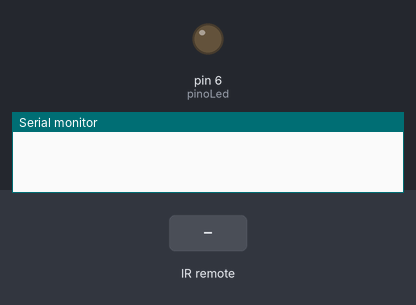
Recording of a sketch running on a simulated Arduino Uno, built with avr-gcc and run on an emulated ATmega328P. On the bench: output pins drawn as LEDs (lit = HIGH), the last lines printed to the serial monitor. Dashed ring = blinking. The inputs (shaded band) are chosen by the test bench.

Above: at 1.2 s.
1.3 s: infrared code 0xFF18E7 received
At 1.8 s:
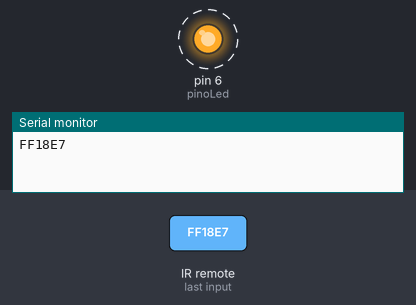
4.3 s: infrared code 0xFF16E9 received
At 5.4 s:
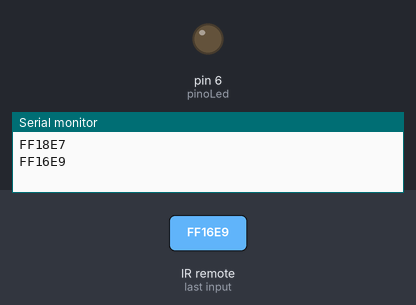
5.8 s: infrared code 0xFF0CF3 received
At 6.4 s:
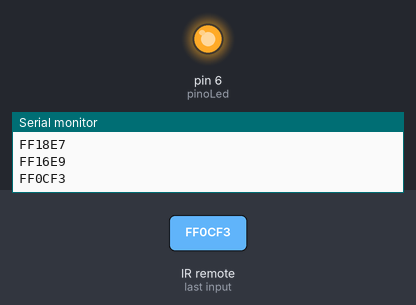
Timing chart, 0 to 8.8 s (numbered marks = the images above; inputs shaded):
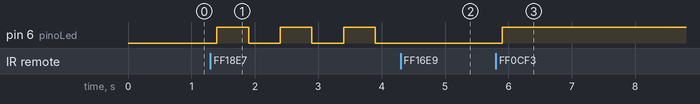

Measured:
- after the input at 1.3 s, pin 6 (pinoLed): alternates HIGH for 0.50 s and LOW for 0.50 s, starting after 0.10 s
- after the input at 4.3 s, pin 6 (pinoLed): stays LOW (without the input it goes to HIGH after 0.10 s)
- after the input at 5.8 s, pin 6 (pinoLed): LOW → HIGH after 0.10 s

The sketch:

Aula4-IRremote.ino
```cpp
/**
Curso de Arduino Intermediário disponibilizadas pela Equipe de robótica TERA
Simulação: https://wokwi.com/projects/349138115372253779
Venha nos conhecer no instagram: @roboticatera
**/
#include <IRremote.h>

const int pinoReceptor = 7;
decode_results resultados;
IRrecv irrecv(pinoReceptor);

const int pinoLed = 6;

void setup() {
  // put your setup code here, to run once:
  Serial.begin(9600);
  pinMode(pinoLed, OUTPUT);

  irrecv.enableIRIn();
}

void loop() {

  //Como encontror os valores hexadecimais de cada comando do controle
  if (irrecv.decode(&resultados)){
  Serial.println(resultados.value, HEX);
  delay(100);
  irrecv.resume();
  }
  // Apertando a tecla 1
  if (resultados.value == 0xFF0CF3){
    digitalWrite(pinoLed, HIGH);
  }
  // Apertando a tecla 2
  if (resultados.value == 0xFF18E7){
    digitalWrite(pinoLed, HIGH);
    delay(500);
    digitalWrite(pinoLed, LOW);
    delay(500);
  }
  // Apertando a tecla 3
  if (resultados.value == 0xFF5EA1){
    digitalWrite(pinoLed, HIGH);
    delay(100);
    digitalWrite(pinoLed, LOW);
    delay(100);
  }
  // Apertando 0
  if(resultados.value == 0xFF16E9){
    digitalWrite(pinoLed, LOW);
  }

}
/**
%%%%%%%%%%%%%%%%%%%%%%%%%%%%%%%%%%%%%%%%%%%%%%%%%%%%%%%%%%%%%%%%%%%%%%%%%%%%%%%%%%%%%%%%%%%%%%%%%%%%
%%%%%%%%%%%%%%%%%%%%%%%%%%%%%%%%%%%%%%%%%%%%%%%%%%%%%%%%%%%%%%%%%%%%%%%%%%%%%%%%%%%%%%%%%%%%%%%%%%%%
%%%%%%%%%%%%%%%%%%%%%%%%%%%%%%%%%%%%%%%%%%%%%%%%%%%%%%%%%%%%%%%%%%%%%%%%%%%%%%%%%%%%%%%%%%%%%%%%%%%%
%%$%M®®®®®®®®®®®®®®®®®®®®®®®®®®®®®®®®®®®®®®®®®®®®®®®®®®®®®®®®®®®®®®®®®®®®®®®®®®®®®®®®®®®®®®®®®®33J33
%%$%M®®®®®®®®®®®®®®®®®®®®®®®®®®®®®®®®®®®®®®®®®®®®®®®®®®®®®®®®®®®®®®®®®®®®®®®®®®®®®®®®®®®®®®®®®®3JJ33
%$$%M®®®®®®®®®®®®®®®®®®®®®®®®®®®®®®®®®®®®®®®®®®®®®®®®®®®®®®®®®®®®®®®®®®®®®®®®®®®®®®®®®®®®®®®®®®33J33
%%$$®®®®®®®®®®5==(==(((¦¦¦¦!*!!!!*!!!¦¦!¦¦¦(((®®®®®(¦((¦((¦¦¦!!*!***!¦!!¦¦¦¦¦(((===®®®®®®®®®®®®J3J33
%%$$M®®®®®®®®®®®@===(¦(¦¦¦!¦!!*!!!!!!¦¦¦¦¦¦((¦®®®®®(¦(((((¦¦¦!!!!****¦!¦¦¦¦((((((M®®®®®®®®®®®®®J3J33
%$$%M®®®®®®®®®®®®®®==¦(¦¦¦¦¦*!!!!*¦!!¦¦¦¦!¦(((®®®®®(¦((((((¦¦!!!!**!!¦!!¦¦¦(¦((®®®®®®®®®®®®®®®®J3J33
%%$%M®®®®®®®®®®®®®®®®J(¦¦¦¦!*!!!!*¦!!¦¦¦¦¦¦(((®®®®®(¦((¦(((¦¦!!!!!*!!!!!¦¦¦(%®®®®®®®®®®®®®®®®®®33J33
%%$$M®®®®®®®®®®®®®®®®®®®®®®®®®®®®®®®®®!¦¦¦¦(((®®®®®(((((¦((¦®®®®®®®®®®®®®®®®®®®®®®®®®®®®®®®®®®®33J33
%%$%M®®®®®®®®®®®®®®®®®®®®®®®®®®®®®®®®®!¦¦¦¦(((®®®®®((((((((¦®®®®®®®®®®®®®®®®®®®®®®®®®®®®®®®®®®®J3J3P
%%$%®®®®®®®®®®®®®®®®®®®®®®®®®®®®®®®®®®*¦¦¦¦(((®®®®®((((((((!®®®®®®®®®®®®®®®®®®®®®®®®®®®®®®®®®®®J3J3A
%$$%®®®®®®®®®®®®®®®®®®®®®®®®®®®®®®®®®®*¦¦¦¦(((®®®®®((¦=((((¦®®®®®®®®®®®®®®®®®®®®®®®®®®®®®®®®®®®JJJ3Ç
$%$%M®®®®®®®®®®®®®®®®®®®®®®®®®®®®®®®®®!¦¦¦¦(((®®®®®(((((((¦¦®®®®®®®®®®®®®®®®®®®®®®®®®®®®®®®®®®®J3J3O
%$$%M®®®®®®®®®®®®®®®®®®®®®®®®®®®®®®®®®*¦¦¦((((®®®®®(((=((((=®®®®®®®®®®®®®®®®®®®®®®®®®®®®®®®®®®®33J3C
%$$%M®®®®®®®®®®®®®®®®®®®®®®®®®®®®®®®®®*¦¦¦((((®®®®®((((((((=®®®®®®®®®®®®®®®®®®®®®®®®®®®®®®®®®®®33J3A
%$$$®®®®®®®®®®®®®®®®®®®®®®®®®®®®®®®®®®*¦¦¦((((®®®®®(((((¦((=®®®®®®®®®®®®®®®®®®®®®®®®®®®®®®®®®®®33J33
%%$%®®®®®®®®®®®®®®®®®®®®®®®®®®®®®®®®®®*¦¦¦((((®®®®®((((((((=®®®®®®®®®®®®®®®®®®®®®®®®®®®®®®®®®®®3333S
%$$%M®®®®®®®®®®®®®®®®®®®®®®®®®®®®®®®®®!¦¦¦¦(((®®®®®((((((((=®®®®®®®®®®®®®®®®®®®®®®®®®®®®®®®®®®®33J3U
%$$%M®®®®®®®®®®®®®®®®®®®®®®®®®®®®®®®®®*¦¦¦((((®®®®®((((((((=®®®®®®®®®®®®®®®®®®®®®®®®®®®®®®®®®®®3333P
%$$%M®®®®®®®®®®®®®®®®®®®®®®®®®®®®®®®®®!¦¦¦¦(((®®®®®((((((((=®®®®®®®®®®®®®®®®®®®®®®®®®®®®®®®®®®®33J3R
%$$%®®®®®®®®®®®®®®®®®®®®®®®®®®®®®®®®®®!¦¦¦((((®®®®®((((((((=®®®®®®®®®®®®®®®®®®®®®®®®®®®®®®®®®®®33J3E
%$$%M®®®®®®®®®®®®®®®®®®®®®®®®®®®®®®®®®!¦(¦((((®®®®®((((((((=®®®®®®®®®®®®®®®®®®®®®®®®®®®®®®®®®®®33J3M
%$3$®®®®®®®®®®®®®®®®®®®®®®®®®®®®®®®®®®!¦¦¦((((®®®®®(((=((((=®®®®®®®®®®®®®®®®®®®®®®®®®®®®®®®®®®®33J3A
%%3$®®®®®®®®®®®®®®®®®®®®®®®®®®®®®®®®®®!¦¦¦((==®®®®®(((=((((=®®®®®®®®®®®®®®®®®®®®®®®®®®®®®®®®®®®33J3C
$%$%®®®®®®®®®®®®®®®®®®®®®®®®®®®®®®®®®®¦¦¦¦¦(((®®®®®(((=((((=®®®®®®®®®®®®®®®®®®®®®®®®®®®®®®®®®®®33J3Y
%%$$®®®®®®®®®®®®®®®®®®®®®®®®®®®®®®®®®®!¦¦¦((((®®®®®((((((((=®®®®®®®®®®®®®®®®®®®®®®®®®®®®®®®®®®®33J3$
$$$%®®®®®®®®®®®®®®®®®®®®®®®®®®®®®®®®®®¦¦¦(((((®®®®®(((=((((=®®®®®®®®®®®®®®®®®®®®®®®®®®®®®®®®®®®33J3$
$$$$M®®®®®®®®®®®®®®®®®®®®®®®®®®®®®®®®®¦¦¦¦((=(®®®®®=((=((((=®®®®®®®®®®®®®®®®®®®®®®®®®®®®®®®®®®®33J33
%%3%®®®®®®®®®®®®®®®®®®®®®®®®®®®®®®®®®®MMMMMMMM®®®®®MMMMMMMMM®®®®®®®®®®®®®®®®®®®®®®®®®®®®®®®®®®®33J$$
$$$$M®®®®®®®®®®®®®®®®®®®®®®®®®®®®®®®®®®®®®®®®®®®®®®®®®®®®®®®®®®®®®®®®®®®®®®®®®®®®®®®®®®®®®®®®®®33J33
$%$$M®®®®®®®®®®®M===(===((=C®®®®A(¦¦¦¦¦¦¦¦A®®®®®®M***!**!!!¦®®®®®®®®®®®®M!(®®®®®®®®®®®®®®®®®®®®33J3$
%%$$M®®®®®®®®®®®®®®®®C=®®®®®®®®®A¦®®®®®®®®®®®®®®®M*®®®®®®®®(¦®®®®®®®®®®M¦(((®®®®®®®®®®®®®®®®®®®3333$
$%3$®®®®®®®®®®®®®®®®®C=®®®®®®®®®A¦®®®®®®®®®®®®®®®M*®®®®®®®®!!®®®®®®®®®®($®®¦C®®®®®®®®®®®®®®®®®®33J3$
%$$%M®®®®®®®®®®®®®®®®C=®®®®®®®®®A¦®®!¦¦((!M®®®®®®M*®®®®®!!¦@®®®®®®®®®®¦%®®®®¦C®®®®®®®®®®®®®®®®®33J33
$$3%®®®®®®®®®®®®®®®®®C=®®®®®®®®®5¦®®®®®®®®®®®®®®®M!®®®®®®¦!®®®®®®®®®®!C®®®®®®((®®®®®®®®®®®®®®®®33J33
%$3%M®®®®®®®®®®®®®®®®C=®®®®M((®®5¦JJJJJJJJ@®®!!@®M*®®®®®®®=¦®®$!¦®®5!C®®JJJJJJ(¦®®®®®®®®®®®®®®®33J3$
%%3$®®®®®®®®®®®®®®®®®®®®®®®®®®®®®®®®®®®®®®®®®®®®®®®®®®®®®®®®®®®®®®®®®®®®®®®®®®®®®®®®®®®®®®®®®®®33333
$%$$M®®®®®®®®®®®®®®®®®®®®®®®®®®®®®®®®®®®®®®®®®®®®®®®®®®®®®®®®®®®®®®®®®®®®®®®®®®®®®®®®®®®®®®®®®®33J3$
%$3$M®®®®®®®®®®®®®®®®®®®®®®®®®®®®®®®®®®®®®®®®®®®®®®®®®®®®®®®®®®®®®®®®®®®®®®®®®®®®®®®®®®®®®®®®®®33J33
$%$$M®®®®®®®®®®®®®®®®®®®®®®®®®®®®®®®®®®®®®®®®®®®®®®®®®®®®®®®®®®®®®®®®®®®®®®®®®®®®®®®®®®®®®®®®®®33J3$
%$3$M®®®®®®®®®®®®®®®®®®®®®®®®®®®®®®®®®®®®®®®®®®®®®®®®®®®®®®®®®®®®®®®®®®®®®®®®®®®®®®®®®®®®®®®®®®33J33
%%%%%%%%%%%%%%%%%%%%%%%%%%%%%%%%%%%%%%%%%%%%%%%%%%%%%%%%%%%%%%%%%%%%%%%%%%%%%%%%%%%%%%%%%%%%%%%%%%%%
%%%%%%%%%%%%%%%%%%%%%%%%%%%%%%%%%%%%%%%%%%%%%%%%%%%%%%%%%%%%%%%%%%%%%%%%%%%%%%%%%%%%%%%%%%%%%%%%%%%%
%%%%%%%%%%%%%%%%%%%%%%%%%%%%%%%%%%%%%%%%%%%%%%%%%%%%%%%%%%%%%%%%%%%%%%%%%%%%%%%%%%%%%%%%%%%%%%%%%%%%
**/
```
